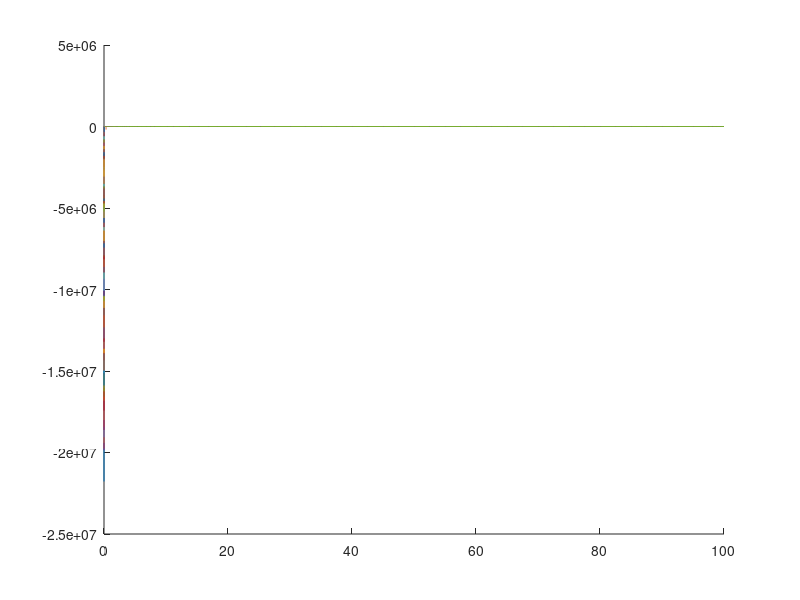

Write MATLAB code to recreate this figure.
function lyap_ex()
close all
figure()
for x = -100:1:100
    [tout,xout] = ode45(@Derivs,[0 100],[x]);
    hold on
    plot(tout,xout)
    drawnow
end





function dxdt = Derivs(t,x)
dxdt =  -(x^4);

